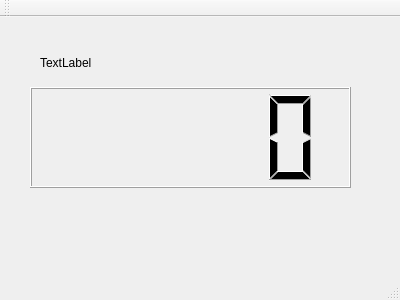
<?xml version="1.0" encoding="UTF-8"?>
<ui version="4.0">
 <class>MainWindow</class>
 <widget class="QMainWindow" name="MainWindow">
  <property name="geometry">
   <rect>
    <x>0</x>
    <y>0</y>
    <width>400</width>
    <height>300</height>
   </rect>
  </property>
  <property name="windowTitle">
   <string>MainWindow</string>
  </property>
  <widget class="QWidget" name="centralWidget">
   <widget class="QLCDNumber" name="encoder">
    <property name="geometry">
     <rect>
      <x>30</x>
      <y>70</y>
      <width>321</width>
      <height>101</height>
     </rect>
    </property>
   </widget>
   <widget class="QLabel" name="label">
    <property name="geometry">
     <rect>
      <x>40</x>
      <y>25</y>
      <width>191</width>
      <height>41</height>
     </rect>
    </property>
    <property name="text">
     <string>TextLabel</string>
    </property>
   </widget>
  </widget>
  <widget class="QMenuBar" name="menuBar">
   <property name="geometry">
    <rect>
     <x>0</x>
     <y>0</y>
     <width>400</width>
     <height>23</height>
    </rect>
   </property>
  </widget>
  <widget class="QToolBar" name="mainToolBar">
   <attribute name="toolBarArea">
    <enum>TopToolBarArea</enum>
   </attribute>
   <attribute name="toolBarBreak">
    <bool>false</bool>
   </attribute>
  </widget>
  <widget class="QStatusBar" name="statusBar"/>
 </widget>
 <layoutdefault spacing="6" margin="11"/>
 <resources/>
 <connections/>
</ui>
